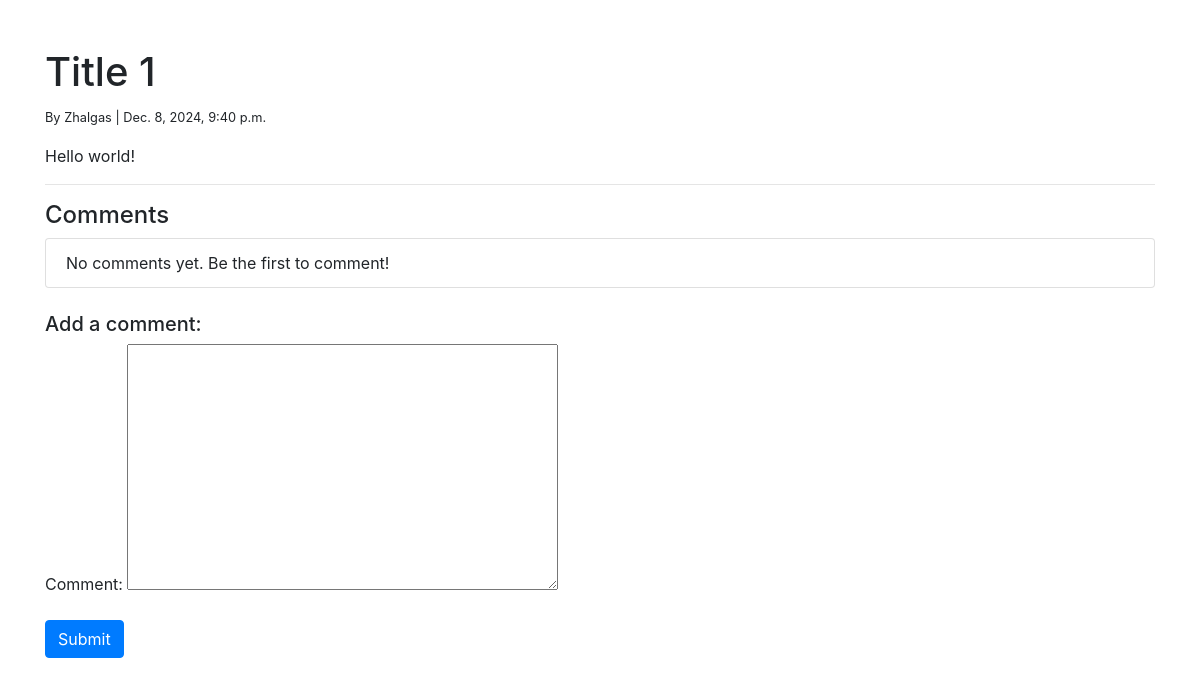
The page /api/news/1/ (signed in) on the database as committed earlier.
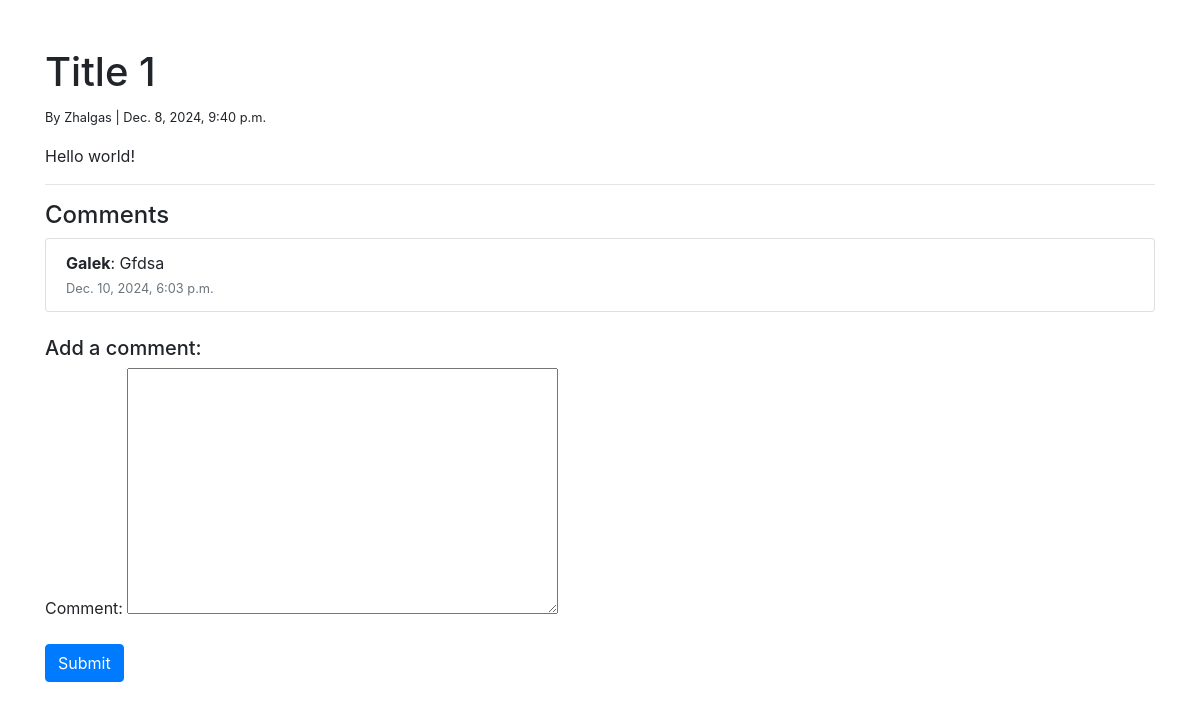
The same page on the database as committed later.
### news/models.py (models this page shows, shortened)
class Comment(models.Model):
    news = models.ForeignKey(News, on_delete=models.CASCADE, related_name="comments", verbose_name="news")
    author = models.ForeignKey(User, on_delete=models.CASCADE, verbose_name="author")
    content = models.TextField(verbose_name="comment")
    created_at = models.DateTimeField(auto_now_add=True, verbose_name="date of created")
    class Meta:
        verbose_name = "Comment"
        verbose_name_plural = "Comments"

### news/views.py (the view)
# urls.py: path('<int:news_id>/', news_detail, name='news_detail'),
def news_detail(request, news_id):
    news_item = get_object_or_404(News, id=news_id)
    comments = news_item.comments.all()
    if request.method == "POST":
        form = CommentForm(request.POST)
        if form.is_valid():
            comment = form.save(commit=False)
            comment.news = news_item
            comment.author = request.user
            comment.save()
            return redirect('news_detail', news_id=news_id)
    else:
        form = CommentForm()
    return render(request, 'news/new_detail.html', {
        'news': news_item,
        'comments': comments,
        'form': form
    })

### news/forms.py
class CommentForm(forms.ModelForm):
    class Meta:
        model = Comment
        fields = ['content']

### news/templates/news/new_detail.html (shortened to what this page needs)
<!DOCTYPE html>
<html lang="en">
<head>
    <link href="https://stackpath.bootstrapcdn.com/bootstrap/4.5.2/css/bootstrap.min.css" rel="stylesheet">
</head>
<body>
<div class="container mt-5">
    <h1>{{ news.title }}</h1>
    <small>By {{ news.author }} | {{ news.created_at }}</small>
    <p class="mt-3">{{ news.content }}</p>
    <hr>
    <h4>Comments</h4>
    <ul class="list-group mb-4">
        {% for comment in comments %}
            <li class="list-group-item">
                <strong>{{ comment.author.username }}</strong>: {{ comment.content }}
                <br>
                <small class="text-muted">{{ comment.created_at }}</small>
            </li>
        {% empty %}
            <li class="list-group-item">No comments yet. Be the first to comment!</li>
        {% endfor %}
    </ul>
    {% if request.user.is_authenticated %}
        <h5>Add a comment:</h5>
        <form method="post">
            {{ form.as_p }}
            <button type="submit" class="btn btn-primary">Submit</button>
        </form>
    {% else %}
        <p><a href="{% url 'login' %}">Login</a> to add a comment.</p>
    {% endif %}
</div>
</body>
</html>

Rows that differ between the two databases and show on the page:
added Comment: author.username "Galek", content "Gfdsa", created_at "Dec. 10, 2024, 6:03 p.m."
Other text that changed with them:
text no longer shown: "No comments yet. Be the first to comment!"
